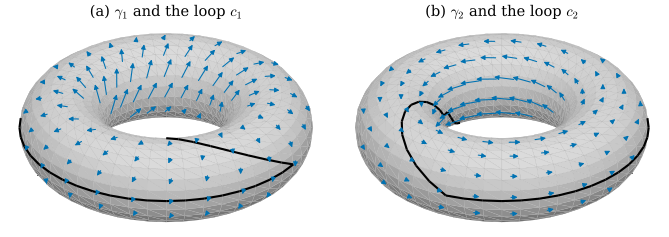

Recreate this plot in Python.
"""Figure 45.2.2: the harmonic basis of a torus mesh from its tree-cotree generators (Section 45.2, Example 45.2.15).

Mesh: dgmesh.torus_mesh(2, 0.8, 24, 48). ch45.generators (BFS from vertex 0 and face 0) gives the primal loops c_1, c_2
and the dual loops c*_1, c*_2; omega_a = c*_a (the closed 1-form that is +-1 on the edges crossed by c*_a) and
gamma_a = its harmonic part (ch45.harmonic_basis, one Cholesky factorization of -L + a a^T).
(a), (b): the mesh seen from elev 30, azim -60 (painter's algorithm, back faces culled), with the edges of the primal
loop c_a (black) and blue arrows gamma_a^sharp (Whitney interpolant at the barycenters; 1.5 times the true length in (a),
4 times in (b), where |gamma_2| = 1/(2 pi (R + r cos u)) is small) on the faces 2 (i nv + j) with i, j even that face
the viewer.
Self-checks: c_b . gamma_a = delta_ab; d1 gamma_a = 0 and d0^T star1 gamma_a = 0 to 1e-12; the Gram matrix
<gamma_a, gamma_b>_1 equals c*_a . star1 gamma_b and is symmetric positive definite; each gamma_a is a combination of
the harmonic parts of R_1(du) and R_1(dv) (to 1e-12).
Interactive version: both fields on the same mesh (blue gamma_1, green gamma_2).

Run from the project root: PYTHONPATH=tools python3 chapters/45-vector-field-design/figures/fig-45-2-2-harmonic-basis.py
"""

import pathlib
import sys

import dgdec as dd
import dgmesh as dm
import dgfig

dgfig.setup()
import matplotlib.pyplot as plt  # noqa: E402
import numpy as np  # noqa: E402
from matplotlib.collections import LineCollection, PolyCollection  # noqa: E402

sys.path.insert(0, str(pathlib.Path(__file__).resolve().parents[1] / "lib"))
import ch45  # noqa: E402

col = dgfig.COLORS
R, r, nu, nv = 2.0, 0.8, 24, 48
V, F = dm.torus_mesh(R, r, nu, nv)
D0, D1, s1 = dd.d0(F, len(V)), dd.d1(F), dd.hodge1(V, F)
tc, C, Cs = ch45.generators(F)
G = ch45.harmonic_basis(D0, s1, Cs)
assert np.allclose(C @ G.T, np.eye(2), atol=1e-10)
assert np.abs(D1 @ G.T).max() < 1e-12 and np.abs(D0.T @ (s1[:, None] * G.T)).max() < 1e-12
gram = G @ (s1[:, None] * G.T)
assert np.allclose(gram, Cs @ (s1[:, None] * G.T), atol=1e-10) and np.linalg.eigvalsh(gram).min() > 0
u = np.arctan2(V[:, 2], np.hypot(V[:, 0], V[:, 1]) - R)
v = np.arctan2(V[:, 1], V[:, 0])
H2 = ch45.harmonic_basis(D0, s1, np.array([ch45.wrap(D0 @ u), ch45.wrap(D0 @ v)]))
coef = np.linalg.lstsq(H2.T, G.T, rcond=None)[0]
assert np.abs(H2.T @ coef - G.T).max() < 1e-12
print("gamma_a in terms of (harm du, harm dv), times 2 pi:\n", np.round(2 * np.pi * coef.T, 6))
print("Gram matrix <gamma_a, gamma_b>_1:\n", np.round(gram, 4))

cam = dm.Ortho(elev=30, azim=-60)
Nf = dm.face_normals(V, F)
cen = V[F].mean(1)
vis = Nf @ cam.view > 0
order = np.argsort(cam.depth(cen))
order = order[vis[order]]
light = np.clip(0.6 + 0.4 * (Nf @ ch45.unit(np.array([0.3, -0.4, 0.9]))), 0.35, 1.0)
fc = np.tile(np.array([0.86, 0.86, 0.86, 1.0]), (len(F), 1))
fc[:, :3] *= light[:, None]
fi, fj = (np.arange(len(F)) // 2) // nv, (np.arange(len(F)) // 2) % nv
sel = vis & (Nf @ cam.view > 0.25) & (np.arange(len(F)) % 2 == 0) & (fi % 2 == 0) & (fj % 2 == 0)
E = tc["E"]
fig, axs = plt.subplots(1, 2, figsize=(7.0, 3.0))
SCALE = (1.5, 4.0)                                  # arrow scale per panel
for a, ax in enumerate(axs):
    X = dd.whitney_at_barycenters(V, F, G[a])
    ax.add_collection(PolyCollection(cam(V[F[order]]), facecolors=fc[order], edgecolors="#A8A8A8", linewidths=0.15))
    loop = [cam(V[E[e]]) for e in np.where(C[a] != 0)[0]
            if (Nf[tc["left"][e]] @ cam.view > 0) or (Nf[tc["right"][e]] @ cam.view > 0)]
    ax.add_collection(LineCollection(loop, colors=col["main"], linewidths=1.6, zorder=3))
    for f in np.where(sel)[0]:
        ax.annotate("", xy=cam(cen[f] + SCALE[a] * X[f]), xytext=cam(cen[f]),
                    arrowprops=dict(arrowstyle="-|>", color=col["tangent"], lw=0.8, mutation_scale=7), zorder=4)
    ax.set_aspect("equal")
    ax.autoscale_view()
    ax.set_axis_off()
    ax.set_title(rf"({'ab'[a]}) $\gamma_{a + 1}$ and the loop $c_{a + 1}$", fontsize=11)
fig.subplots_adjust(left=0.01, right=0.99, top=0.9, bottom=0.02, wspace=0.04)
dgfig.save(fig, __file__)

traces = [dm.plotly_mesh(V, F, color="#D8D8D8", name="torus"), dm.plotly_edges(V, F, color="#A8A8A8", width=0.6)]
for a, cc in enumerate((col["tangent"], col["third"])):
    X = dd.whitney_at_barycenters(V, F, G[a])
    traces += dm.plotly_arrows(cen[::2], 1.5 * X[::2], color=cc, width=3, cone=0.05, name=f"gamma_{a + 1}")
dm.plotly_save(traces, __file__, "torus_mesh(2, 0.8, 24, 48): harmonic basis gamma_1 (blue), gamma_2 (green), "
               "arrows 1.5 x true length", "fig-45-2-2")
